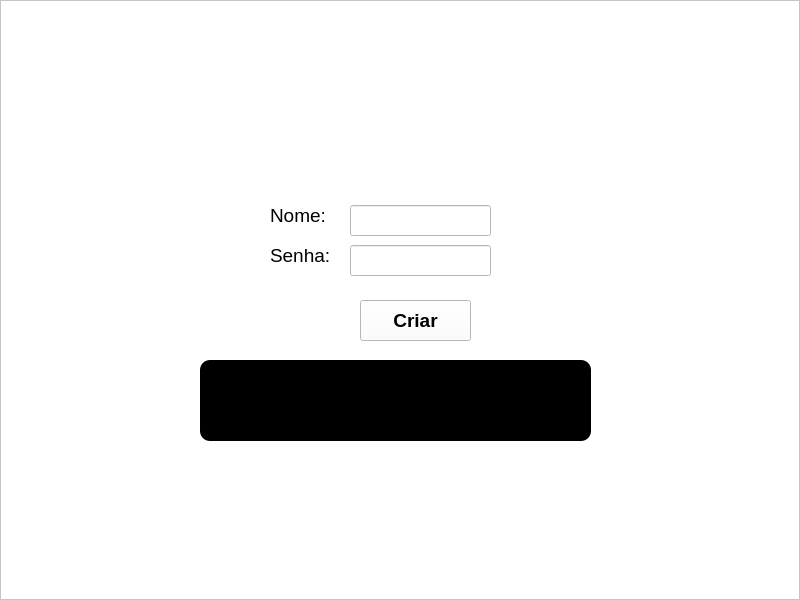
<?xml version="1.0" encoding="UTF-8"?>
<ui version="4.0">
 <class>usuario</class>
 <widget class="QMainWindow" name="usuario">
  <property name="geometry">
   <rect>
    <x>0</x>
    <y>0</y>
    <width>800</width>
    <height>600</height>
   </rect>
  </property>
  <property name="windowTitle">
   <string>MainWindow</string>
  </property>
  <widget class="QWidget" name="centralwidget">
   <layout class="QHBoxLayout" name="horizontalLayout">
    <property name="spacing">
     <number>0</number>
    </property>
    <property name="leftMargin">
     <number>0</number>
    </property>
    <property name="topMargin">
     <number>0</number>
    </property>
    <property name="rightMargin">
     <number>0</number>
    </property>
    <property name="bottomMargin">
     <number>0</number>
    </property>
    <item>
     <widget class="QFrame" name="frame">
      <property name="styleSheet">
       <string notr="true">background-color: #FFF;</string>
      </property>
      <property name="frameShape">
       <enum>QFrame::StyledPanel</enum>
      </property>
      <property name="frameShadow">
       <enum>QFrame::Raised</enum>
      </property>
      <widget class="QLabel" name="label">
       <property name="geometry">
        <rect>
         <x>270</x>
         <y>190</y>
         <width>81</width>
         <height>51</height>
        </rect>
       </property>
       <property name="font">
        <font>
         <family>Arial</family>
         <pointsize>14</pointsize>
        </font>
       </property>
       <property name="text">
        <string>Nome:</string>
       </property>
      </widget>
      <widget class="QLabel" name="label_2">
       <property name="geometry">
        <rect>
         <x>270</x>
         <y>230</y>
         <width>81</width>
         <height>51</height>
        </rect>
       </property>
       <property name="font">
        <font>
         <family>Arial</family>
         <pointsize>14</pointsize>
        </font>
       </property>
       <property name="text">
        <string>Senha:</string>
       </property>
      </widget>
      <widget class="QLineEdit" name="nome_lineEdit">
       <property name="geometry">
        <rect>
         <x>350</x>
         <y>205</y>
         <width>141</width>
         <height>31</height>
        </rect>
       </property>
      </widget>
      <widget class="QLineEdit" name="senha_lineEdit">
       <property name="geometry">
        <rect>
         <x>350</x>
         <y>245</y>
         <width>141</width>
         <height>31</height>
        </rect>
       </property>
      </widget>
      <widget class="QPushButton" name="pb_criar">
       <property name="geometry">
        <rect>
         <x>360</x>
         <y>300</y>
         <width>111</width>
         <height>41</height>
        </rect>
       </property>
       <property name="font">
        <font>
         <family>Arial</family>
         <pointsize>14</pointsize>
         <weight>75</weight>
         <bold>true</bold>
        </font>
       </property>
       <property name="text">
        <string>Criar</string>
       </property>
      </widget>
      <widget class="QLabel" name="mostrar_label">
       <property name="geometry">
        <rect>
         <x>200</x>
         <y>360</y>
         <width>391</width>
         <height>81</height>
        </rect>
       </property>
       <property name="font">
        <font>
         <pointsize>12</pointsize>
         <weight>75</weight>
         <bold>true</bold>
        </font>
       </property>
       <property name="styleSheet">
        <string notr="true">background-color: #000;
color: #FFF;
border-radius: 10px;</string>
       </property>
       <property name="text">
        <string/>
       </property>
       <property name="alignment">
        <set>Qt::AlignCenter</set>
       </property>
      </widget>
     </widget>
    </item>
   </layout>
  </widget>
 </widget>
 <resources/>
 <connections/>
</ui>
